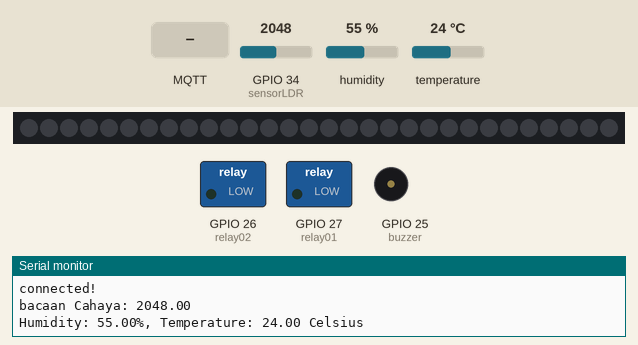
Recording of a sketch running on a simulated ESP32. Shown: 30 RGB LEDs in strip order, left to right, switched loads named in the sketch (green lamp = pin HIGH), buzzer (waves = sounding, pin HIGH), the last lines printed to the serial monitor. The inputs (shaded band) are chosen by the test bench; at power-on: GPIO 34 (sensorLDR) = 2048, humidity 55 %, temperature 24 °C. WiFi joins after 1.5 s; servers stay silent unless stated; no MQTT or app messages arrive unless stated.

Above: at 3.2 s.
3.3 s: MQTT message "on" arrives on the first subscribed topic
At 4.5 s:
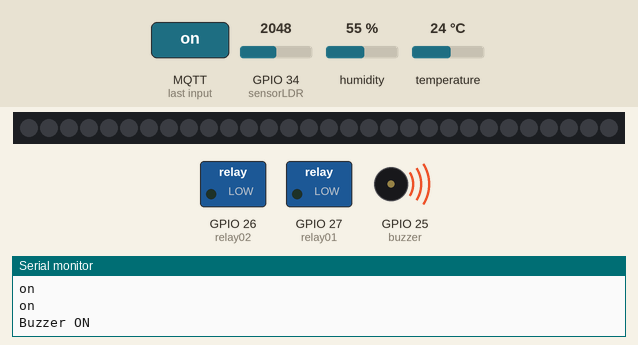
6.3 s: MQTT message "off" arrives on the first subscribed topic
At 6.8 s:
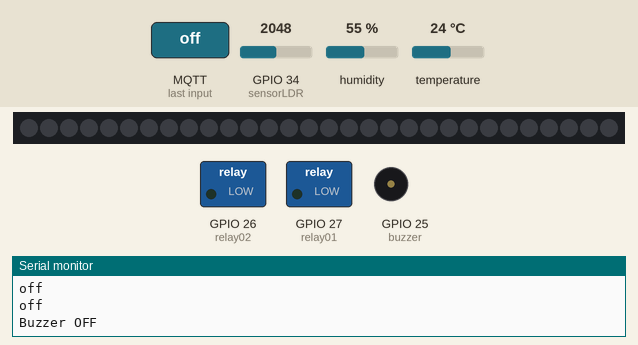
Timing chart, 0 to 9.3 s (numbered marks = the images above; inputs shaded):
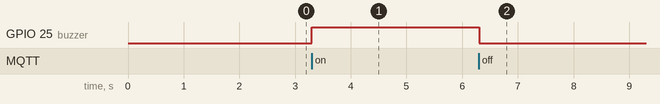

Measured:
- after the input at 3.3 s, GPIO 25 (buzzer): LOW → HIGH at once
- after the input at 6.3 s, GPIO 25 (buzzer): HIGH → LOW at once

The sketch:

microfarmUitm01.ino
```cpp
/*------------------------------------------------------------------
  ===================  Seksyen 1 - HEADER        ===================
  ------------------------------------------------------------------*/
//-------------------------------------------------------------------
//=  A. - Library  include and define  yang diperlukan              =
//-------------------------------------------------------------------

#include <WiFi.h>
#include <MQTT.h>
#include <Wire.h>
#include <SPI.h>
#include <DallasTemperature.h>
#include <OneWire.h>
#include <Adafruit_NeoPixel.h>
#include <DHT.h>;


//--------------------------------------------------------------------
//=  B. - ISTIHAR Sambungan nama Pin dengan Nombor Fizikal PIN ----
//--------------------------------------------------------------------

//---Actuator and Relay  pin connection---
#define relay01     27
#define relay02     26
#define buzzer      25
//#define SensorSuhu  15 // pin sambungan ke DS18B20 (ONEWIRE)
#define SenAM2301   18
#define sensorLDR   34
#define tiltSensor  4
#define PIN 5

//---Penentuan nama Pembolehubah nama yg diumpukkan kepada satu nilai awal yg ditetapkan --
#define SCREEN_WIDTH 128 // OLED display width, in pixels
#define SCREEN_HEIGHT 64 // OLED display height, in pixels


#define NUMPIXELS 30 // Popular NeoPixel ring size
#define DELAYVAL 200 // Time (in milliseconds) to pause between pixels
// ~~~~~~~~~~~~~~~~~~~~ PENTING ~~~~~~~~~~~~~~~~~~~~~~~~
// ------ Sila edit nama atau ID ikut keperluan --------
#define Client_Id   "securitycone01asdfghjtry102"
//#define NamaBroker  "broker.hivemq.com"
//#define NamaBroker  "103.186.117.241"
#define NamaBroker  "10.7.214.64"
//#define namaSSID    "HaMa iPhone 13";
//#define SSIDpwd     "1234556790";
//#define namaSSID    "Haza@unifi";
//#define SSIDpwd     "0135335045";
#define namaSSID    "IoT";
#define SSIDpwd     "iot@kksj2023";
// ~~~~~~~~~~~~~~~~~~~  TAMMAT   ~~~~~~~~~~~~~~~~~~~~~~~

//=   C.  - ISTIHAR  constant dan pembolehubah------------------------------
//---Penetapan nama Pembolehubah yg diumpukkan kepada satu nilai awal  --
const char ssid[] = namaSSID;
const char pass[] = SSIDpwd;

//------ ISTIHAR Pemboleh ubah dengan jenis Data yang digunakan---
unsigned long lastMillis = 0;
//float dataSuhuC; // suhu dalam Celsius
int suisKon;
int tiltState = 0;
float duration_us, distance_cm;
float hum; //Stores humidity value
float temp; //Stores temperature value


//-=   D. - Cipta Objek dari Librari berkaitan------------------ ----
//--------------------------------------------------------------------------

WiFiClient net;
MQTTClient client;

// Istihar objek bagi Module OLED Display - SSD1306
//Adafruit_SSD1306 display(SCREEN_WIDTH, SCREEN_HEIGHT, &Wire, -1);

Adafruit_NeoPixel pixels(NUMPIXELS, PIN, NEO_GRB + NEO_KHZ800);

// Istihar objek bagi Module Sersor Suhu Dallas 18B20
//OneWire oneWire(SensorSuhu);
//DallasTemperature sensors(&oneWire);
DHT dht(SenAM2301, DHT21);

//##################  Seksyen 1 - TAMAT #############################

//==================  Seksyen 2 - Fungsi Setup ======================
//-------------------------------------------------------------------

void setup() {
  pinMode(relay01,OUTPUT);
  pinMode(relay02,OUTPUT);
  pinMode(buzzer,OUTPUT);
  pinMode(tiltSensor, INPUT);

  Serial.begin(115200); // initialize serial
  pixels.begin();


  WiFi.begin(ssid, pass);
  client.begin(NamaBroker, net);
  client.onMessage(messageReceived);
 connect();
  //sensors.begin();    // initialize the DS18B20 sensor
  dht.begin();

}
//##################  Seksyen 2 - TAMAT #############################


//==============  Seksyen 3 - Fungsi Utama (LOOP) ===================
//-------------------------------------------------------------------
void loop() {

 client.loop();
 delay(10);  // <- fixes some issues with WiFi stability

  if (!client.connected()) {
    connect();
  }

// publish a message roughly every second.
  if (millis() - lastMillis > 3000) {
    lastMillis = millis();

    //------SENSOR 1-------------------------------------------------------------

    //------SENSOR seterusnya-------------------------------------------------------------


    //-----------end ----------------------------------

   //sensorTilt();
   sensorCahaya();
   suhudht();

  }


}
//##################  Seksyen 3 - TAMAT #############################
```

ledfunction.ino
```cpp
void sensorTilt(){
   tiltState = digitalRead(tiltSensor);
    Serial.println(tiltState);
    delay(50);
    // check if the pushbutton is pressed. If it is, the buttonState is HIGH:
    if (tiltState == LOW) {
    // turn LED on:
    digitalWrite(buzzer, HIGH);
    client.publish("kon1/alarm", "KON MOVING");
    }
    else {
    // turn LED off:
    digitalWrite(buzzer, LOW);
    //client.publish("kon1/alarm", "Food Lid is CLOSE");
    }
}

void nyalaBarisPixel(int bilLED, int R, int G, int B){
  for(int i=0; i<bilLED; i++) { // For each pixel...

    // pixels.Color() mengambil nilai dari 0,0,0 sehingga 255,255,255
    pixels.setPixelColor(i, pixels.Color(R, G, B));// RGB yang dipilih warna HIJAU
    pixels.show();

  }
}


void sensorCahaya() {
float dataLDR = analogRead(sensorLDR); //Read light level
float square_ratio = dataLDR / 4095.0; //Get percent of maximum value (1023)
square_ratio = pow(square_ratio, 2.0);
Serial.print("bacaan Cahaya: ");
Serial.println(dataLDR);
}

void suhudht() {

    hum = dht.readHumidity();
    temp= dht.readTemperature();

 //Print temp and humidity values to serial monitor
    Serial.print("Humidity: ");
    Serial.print(hum);
    Serial.print("%, Temperature: ");
    Serial.print(temp);
    Serial.println(" Celsius");
    client.publish("microfarm/suhu", String(temp));
    client.publish("microfarm/humiditi", String(hum));

}
```

wifiConn.ino
```cpp
void connect() {
  Serial.print("checking wifi...");
  while (WiFi.status() != WL_CONNECTED) {
    Serial.print(".");
    delay(1000);
  }

  Serial.print("\nconnecting...");
  while (!client.connect(Client_Id,"admin","password")) {
    Serial.print(".");
    delay(1000);
  }
  Serial.println("\nconnected!");
  client.subscribe("microfarm/buzzer");

  // -- tambah subcribe disini ---

}

void messageReceived(String &topic, String &payload) {
  //Serial.println("incoming: " + topic + " - " + payload);
   Serial.println(payload);


   //==========================Buzzer Control ==========
  if(String(topic) == "microfarm/buzzer")
  {
      if(payload =="on")
      {
        Serial.println(payload);
        digitalWrite(buzzer,HIGH);
        Serial.println("Buzzer ON");
        delay(500);
      }

      else if(payload =="off")
      {
        Serial.println(payload);
        digitalWrite(buzzer,LOW);
        Serial.println("Buzzer OFF");
      }
  }

//==============================================

//==========================Device Control ===========

//   ----Tulis Kod Kawalan ( subsribe here ) -------

//--------------------------- END --------------------

}
```
